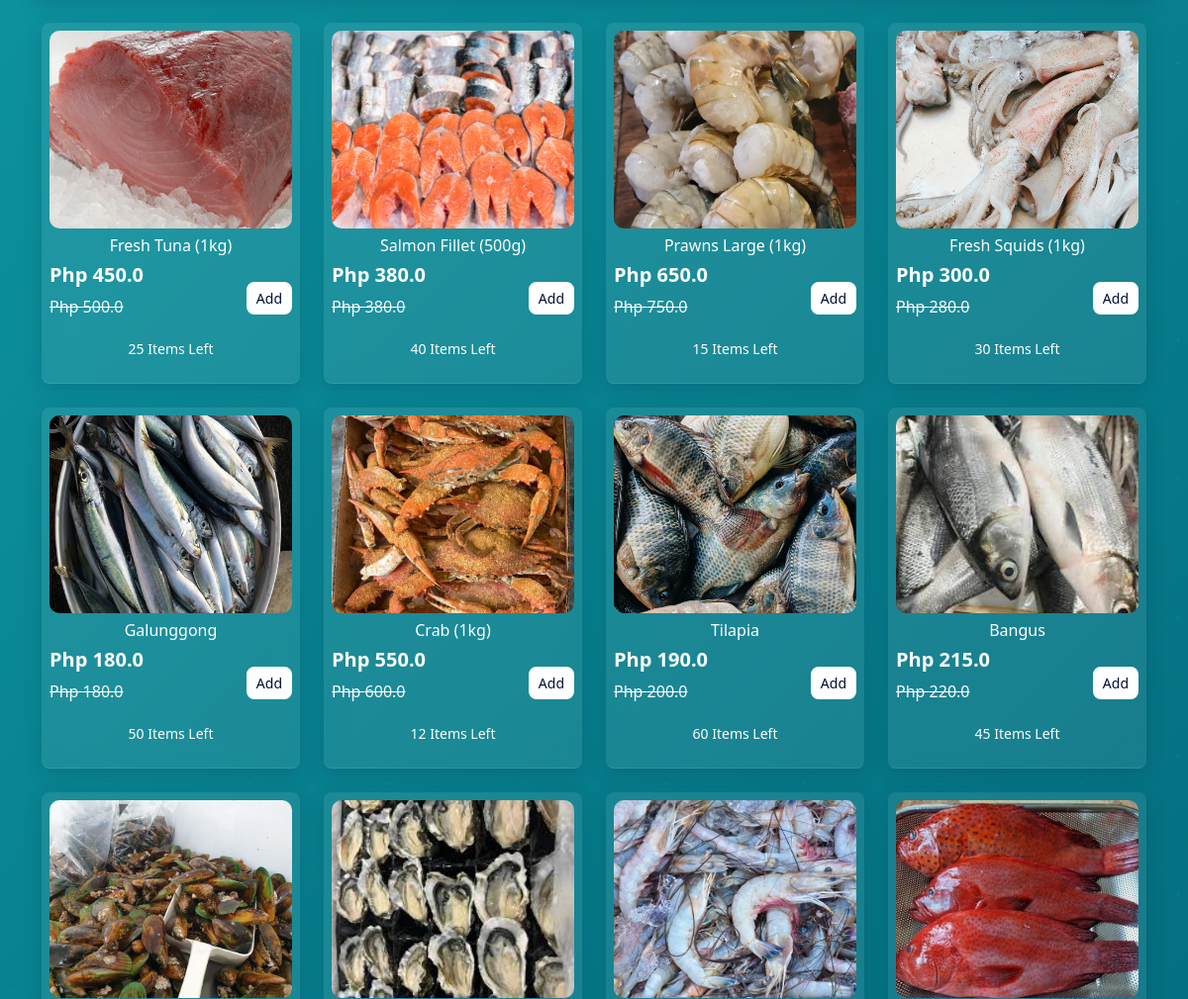
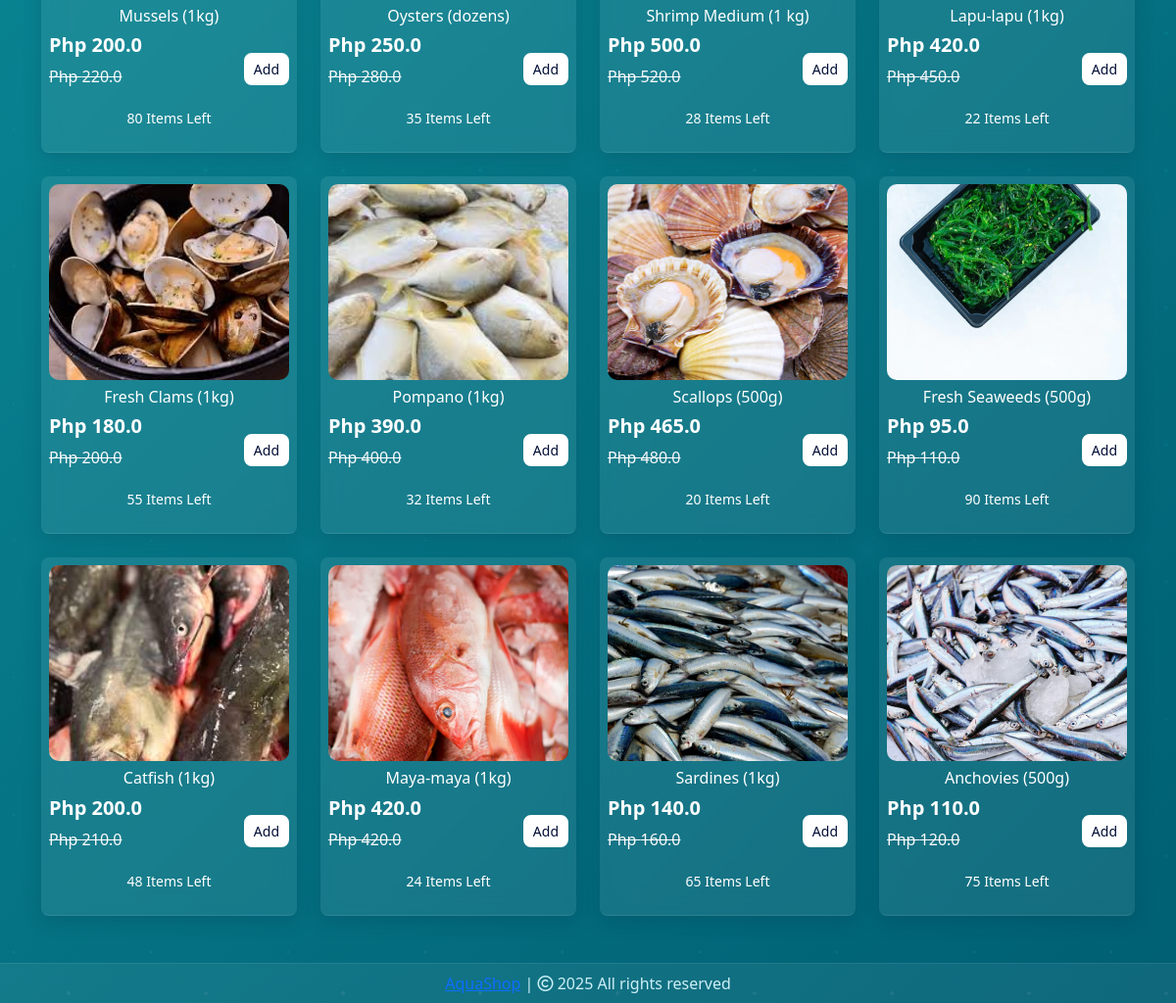
Before: / (lower part) with the older database file (2 pictures, top to bottom).
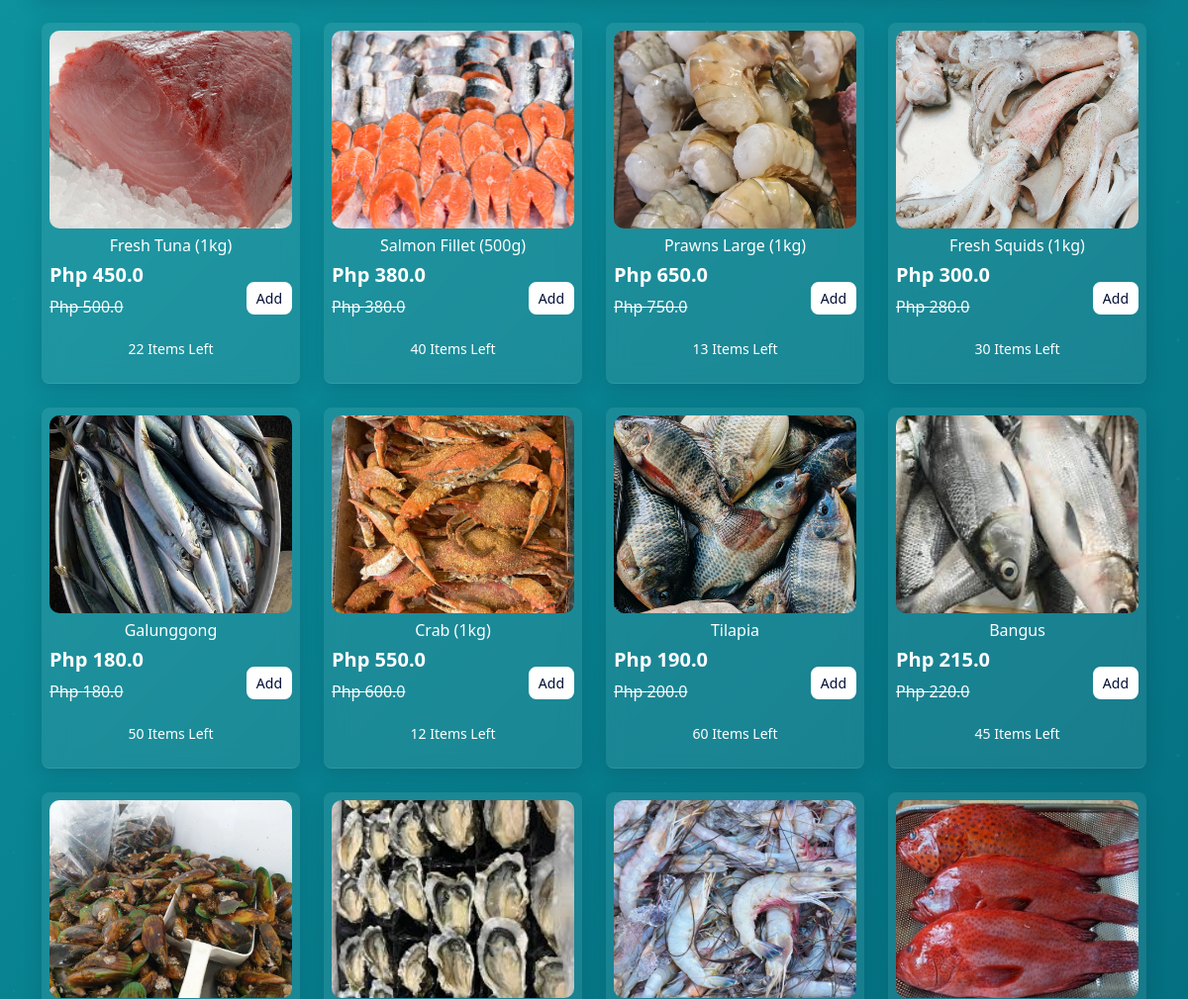
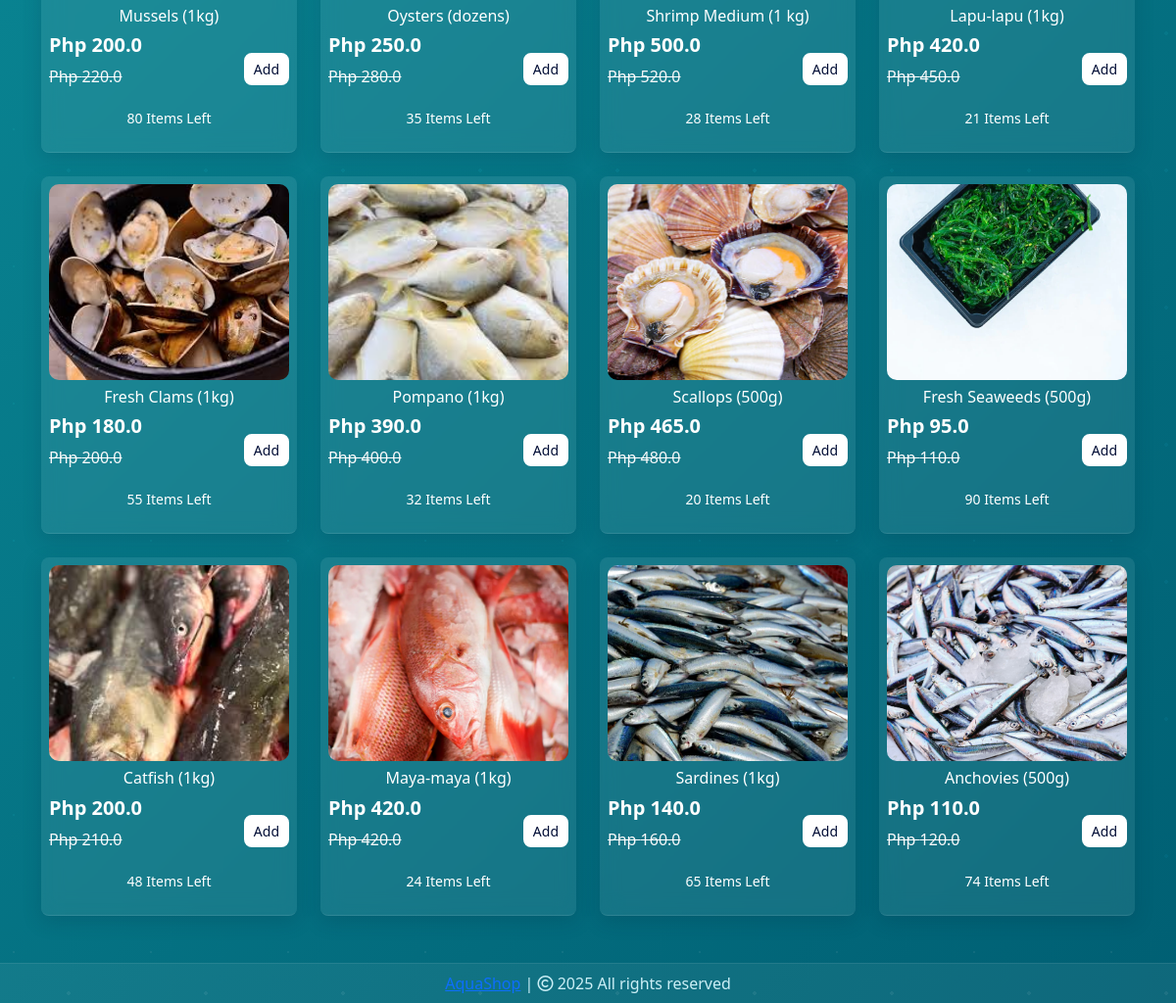
After: the same page with the newer database file (2 pictures, top to bottom).
### website/models.py (models this page shows, shortened)
class Product(db.Model):
    id = db.Column(db.Integer, primary_key=True)
    product_name = db.Column(db.String(100), nullable=False)
    current_price = db.Column(db.Float, nullable=False)
    previous_price = db.Column(db.Float, nullable=False)
    in_stock = db.Column(db.Integer, nullable=False)
    product_picture = db.Column(db.String(1000), nullable=False)
    flash_sale = db.Column(db.Boolean, default=False)
    date_added = db.Column(db.DateTime, default=datetime.utcnow)
    carts = db.relationship('Cart', backref='product', lazy=True)
    items = db.relationship('OrderItem', backref='product_info', lazy=True)

### website/views.py (the view)
@views.route('/')
def home():
    if current_user.is_authenticated and current_user.id == 1:
        return redirect(url_for('views.admin_page'))
    items = Product.query.all()
    return render_template("home.html", items=items)

### website/templates/home.html (shortened to what this page needs)
{% extends 'base.html' %}
{% block body %}
<div class="marine-bg">
<div class="container text-center mt-4">
    <div class="row g-4">
        {% for item in items %}
        <div class="col-md-3">
            <div class="glass-nav p-2 rounded-3 product-card">
                <img src="{{ item.product_picture }}"
                    style="height:200px; width:100%; object-fit:cover; border-radius:10px;">
                <h6 class="text-white mt-2">{{ item.product_name }}</h6>
                <div class="d-flex justify-content-between align-items-center mt-2">
                    <div class="text-start text-white">
                        <h5 class="fw-bold">Php {{ item.current_price }}</h5>
                        <strike><p class="text-light">Php {{ item.previous_price }}</p></strike>
                    </div>
                    <a href="/add-to-cart/{{ item.id }}" class="btn btn-sm">
                        Add
                    </a>
                </div>
                <p class="text-white small mt-1">{{ item.in_stock }} Items Left</p>
            </div>
            </div>
        {% endfor %}
    </div>
</div>
</div> {% endblock %}

Changed rows visible on the page:
changed Product "Fresh Tuna (1kg)": in_stock "25" → "22"
changed Product "Prawns Large (1kg)": in_stock "15" → "13"
changed Product "Lapu-lapu (1kg)": in_stock "22" → "21"
changed Product "Anchovies (500g)": in_stock "75" → "74"
